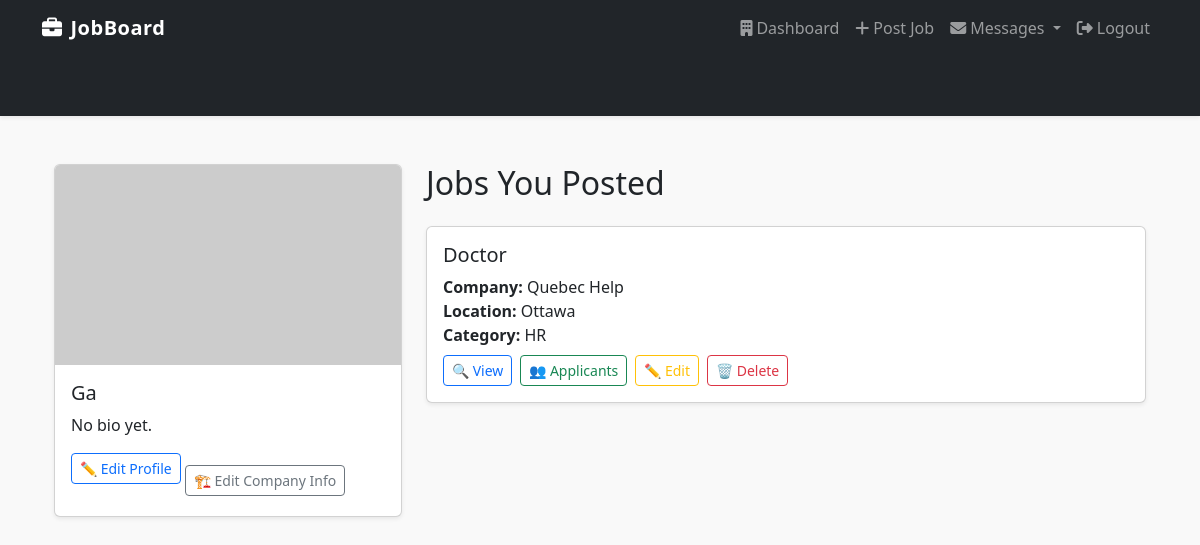
Page /dashboard/employer/ (signed in) on the earlier database version.
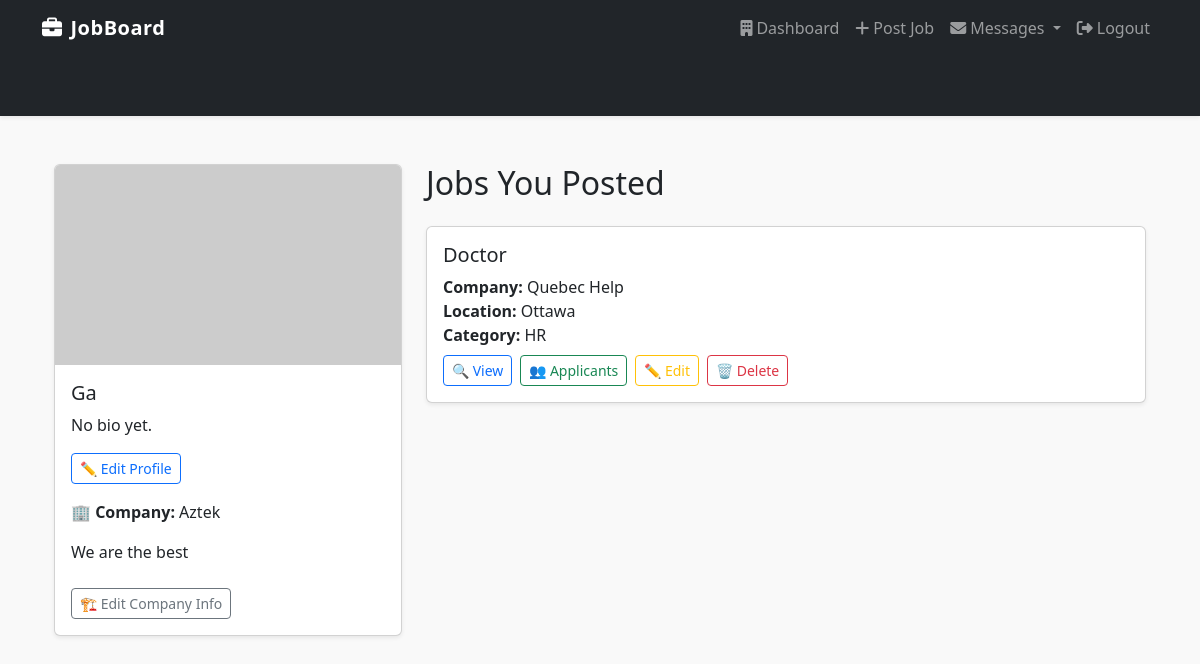
Same page on the later database version.
### core/models.py (models this page shows, shortened)
class EmployerProfile(models.Model):
    user = models.OneToOneField(User, on_delete=models.CASCADE)
    company_name = models.CharField(max_length=255, blank=True, null=True)
    description = models.TextField(blank=True, null=True)
    logo = models.ImageField(upload_to='company_logos/', blank=True, null=True)

### core/views.py (the view)
# urls.py: path('dashboard/employer/', views.employer_dashboard, name='employer_dashboard'),
@login_required
def employer_dashboard(request):
    jobs = Job.objects.filter(posted_by=request.user)
    return render(request, 'dashboard/employer_dashboard.html', {'jobs': jobs})

### core/templates/dashboard/employer_dashboard.html (shortened to what this page needs)
{% extends 'base.html' %}
{% block content %}
<div class="container mt-5">
  <div class="row mb-4">
    <div class="col-lg-4 mb-4">
      <div class="card shadow-sm h-100">
        {% if user.profile.profile_picture %}
          <img src="{{ user.profile.profile_picture.url }}" class="card-img-top img-fluid" style="object-fit: cover; height: 200px;" alt="Profile Picture">
        {% else %}
          <img src="https://via.placeholder.com/300" class="card-img-top img-fluid" style="object-fit: cover; height: 200px;" alt="Default Pic">
        {% endif %}
        <div class="card-body">
          <h5 class="card-title">{{ user.username }}</h5>
          <p class="card-text">{{ user.profile.bio|default:"No bio yet." }}</p>
          <a href="{% url 'edit_profile' %}" class="btn btn-sm btn-outline-primary mb-3">✏️ Edit Profile</a>
          {% with user.employerprofile as employer %}
            {% if employer.company_name %}
              <p><strong>🏢 Company:</strong> {{ employer.company_name }}</p>
            {% endif %}
            {% if employer.description %}
              <p>{{ employer.description }}</p>
            {% endif %}
            <a href="{% url 'edit_employer_profile' %}" class="btn btn-sm btn-outline-secondary mt-2">🏗️ Edit Company Info</a>
          {% endwith %}
        </div>
      </div>
    </div>
    <div class="col-lg-8">
      <h2 class="mb-4 text-center text-lg-start">Jobs You Posted</h2>
      {% if jobs %}
        <div class="row">
          {% for job in jobs %}
            <div class="col-12 mb-3">
              <div class="card shadow-sm">
                <div class="card-body">
                  <h5 class="card-title">{{ job.title }}</h5>
                  <p class="card-text mb-2">
                    <strong>Company:</strong> {{ job.company }}<br>
                    <strong>Location:</strong> {{ job.location }}<br>
                    <strong>Category:</strong> {{ job.category }}
                  </p>
                  <div class="d-flex gap-2 flex-wrap">
                    <a href="{% url 'job_detail' job.id %}" class="btn btn-sm btn-outline-primary">🔍 View</a>
                    <a href="{% url 'view_applicants' job.id %}" class="btn btn-sm btn-outline-success">👥 Applicants</a>
                    <a href="{% url 'edit_job' job.id %}" class="btn btn-sm btn-outline-warning">✏️ Edit</a>
                    <a href="{% url 'delete_job' job.id %}" class="btn btn-sm btn-outline-danger"
                       onclick="return confirm('Are you sure you want to delete this job post?');">🗑️ Delete</a>
                  </div>
                </div>
              </div>
            </div>
          {% endfor %}
        </div>
      {% else %}
        <div class="alert alert-info text-center">You haven't posted any jobs yet.</div>
      {% endif %}
    </div>
  </div>
</div>
{% endblock %}

Differences in the rows shown:
now on this page (row edited): EmployerProfile: company_name "Aztek", description "We are the best"
changed EmployerProfile: company_name empty → "Aztek" (drawn); description empty → "We are the best" (drawn)
Other differences:
text now shown: "🏢 Company:"
